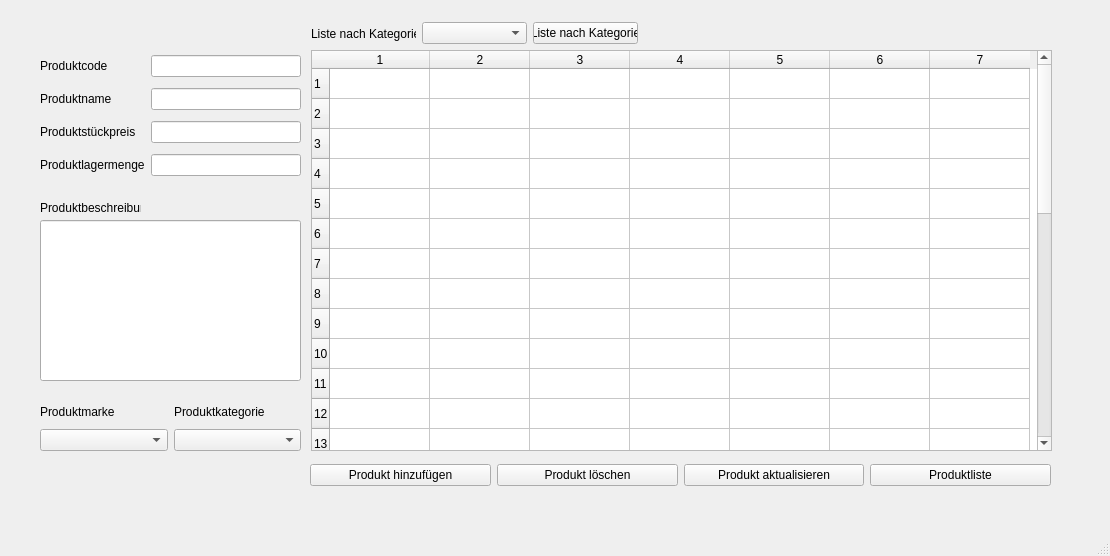
<?xml version="1.0" encoding="UTF-8"?>
<ui version="4.0">
 <class>MainWindow</class>
 <widget class="QMainWindow" name="MainWindow">
  <property name="geometry">
   <rect>
    <x>0</x>
    <y>0</y>
    <width>1110</width>
    <height>556</height>
   </rect>
  </property>
  <property name="windowTitle">
   <string>MainWindow</string>
  </property>
  <widget class="QWidget" name="centralwidget">
   <widget class="QLabel" name="label_5">
    <property name="geometry">
     <rect>
      <x>40</x>
      <y>200</y>
      <width>101</width>
      <height>16</height>
     </rect>
    </property>
    <property name="text">
     <string>Produktbeschreibung</string>
    </property>
   </widget>
   <widget class="QLineEdit" name="lneBschreibung">
    <property name="geometry">
     <rect>
      <x>40</x>
      <y>220</y>
      <width>261</width>
      <height>161</height>
     </rect>
    </property>
    <property name="text">
     <string/>
    </property>
   </widget>
   <widget class="QTableWidget" name="tblGros">
    <property name="geometry">
     <rect>
      <x>311</x>
      <y>50</y>
      <width>741</width>
      <height>401</height>
     </rect>
    </property>
    <property name="rowCount">
     <number>30</number>
    </property>
    <property name="columnCount">
     <number>7</number>
    </property>
    <row/>
    <row/>
    <row/>
    <row/>
    <row/>
    <row/>
    <row/>
    <row/>
    <row/>
    <row/>
    <row/>
    <row/>
    <row/>
    <row/>
    <row/>
    <row/>
    <row/>
    <row/>
    <row/>
    <row/>
    <row/>
    <row/>
    <row/>
    <row/>
    <row/>
    <row/>
    <row/>
    <row/>
    <row/>
    <row/>
    <column/>
    <column/>
    <column/>
    <column/>
    <column/>
    <column/>
    <column/>
   </widget>
   <widget class="QComboBox" name="cmbMarke_4">
    <property name="geometry">
     <rect>
      <x>700</x>
      <y>-249</y>
      <width>91</width>
      <height>20</height>
     </rect>
    </property>
   </widget>
   <widget class="QComboBox" name="cmbMarke_5">
    <property name="geometry">
     <rect>
      <x>926</x>
      <y>-293</y>
      <width>91</width>
      <height>20</height>
     </rect>
    </property>
   </widget>
   <widget class="QWidget" name="">
    <property name="geometry">
     <rect>
      <x>40</x>
      <y>50</y>
      <width>261</width>
      <height>131</height>
     </rect>
    </property>
    <layout class="QGridLayout" name="gridLayout">
     <item row="2" column="0">
      <widget class="QLabel" name="label_3">
       <property name="text">
        <string>Produktstückpreis</string>
       </property>
      </widget>
     </item>
     <item row="3" column="1">
      <widget class="QLineEdit" name="lneLager">
       <property name="text">
        <string/>
       </property>
      </widget>
     </item>
     <item row="1" column="0">
      <widget class="QLabel" name="label_2">
       <property name="text">
        <string>Produktname</string>
       </property>
      </widget>
     </item>
     <item row="3" column="0">
      <widget class="QLabel" name="label_4">
       <property name="text">
        <string>Produktlagermenge</string>
       </property>
      </widget>
     </item>
     <item row="1" column="1">
      <widget class="QLineEdit" name="lneName"/>
     </item>
     <item row="0" column="0">
      <widget class="QLabel" name="label">
       <property name="text">
        <string>Produktcode</string>
       </property>
      </widget>
     </item>
     <item row="0" column="1">
      <widget class="QLineEdit" name="lneCode"/>
     </item>
     <item row="2" column="1">
      <widget class="QLineEdit" name="lnePreis">
       <property name="text">
        <string/>
       </property>
      </widget>
     </item>
    </layout>
   </widget>
   <widget class="QWidget" name="">
    <property name="geometry">
     <rect>
      <x>310</x>
      <y>460</y>
      <width>741</width>
      <height>31</height>
     </rect>
    </property>
    <layout class="QHBoxLayout" name="horizontalLayout">
     <item>
      <widget class="QPushButton" name="btnHinzufgen">
       <property name="text">
        <string>Produkt hinzufügen</string>
       </property>
      </widget>
     </item>
     <item>
      <widget class="QPushButton" name="btnLoschen">
       <property name="text">
        <string>Produkt löschen</string>
       </property>
      </widget>
     </item>
     <item>
      <widget class="QPushButton" name="btnAktual">
       <property name="text">
        <string>Produkt aktualisieren</string>
       </property>
      </widget>
     </item>
     <item>
      <widget class="QPushButton" name="btnProduktListe">
       <property name="text">
        <string>Produktliste</string>
       </property>
      </widget>
     </item>
    </layout>
   </widget>
   <widget class="QWidget" name="">
    <property name="geometry">
     <rect>
      <x>40</x>
      <y>400</y>
      <width>261</width>
      <height>51</height>
     </rect>
    </property>
    <layout class="QGridLayout" name="gridLayout_2">
     <item row="0" column="0">
      <widget class="QLabel" name="label_6">
       <property name="text">
        <string>Produktmarke</string>
       </property>
      </widget>
     </item>
     <item row="0" column="1">
      <widget class="QLabel" name="label_7">
       <property name="text">
        <string>Produktkategorie</string>
       </property>
      </widget>
     </item>
     <item row="1" column="0">
      <widget class="QComboBox" name="cmbMarke">
       <property name="currentIndex">
        <number>-1</number>
       </property>
       <item>
        <property name="text">
         <string>Acer</string>
        </property>
       </item>
       <item>
        <property name="text">
         <string>Samsung</string>
        </property>
       </item>
       <item>
        <property name="text">
         <string>Apple</string>
        </property>
       </item>
       <item>
        <property name="text">
         <string>Oppo</string>
        </property>
       </item>
      </widget>
     </item>
     <item row="1" column="1">
      <widget class="QComboBox" name="cmbKategorie">
       <property name="currentIndex">
        <number>-1</number>
       </property>
       <item>
        <property name="text">
         <string>Telefon</string>
        </property>
       </item>
       <item>
        <property name="text">
         <string>Computer</string>
        </property>
       </item>
       <item>
        <property name="text">
         <string>Haushaltsgeräte</string>
        </property>
       </item>
      </widget>
     </item>
    </layout>
   </widget>
   <widget class="QWidget" name="">
    <property name="geometry">
     <rect>
      <x>311</x>
      <y>21</y>
      <width>327</width>
      <height>25</height>
     </rect>
    </property>
    <layout class="QHBoxLayout" name="horizontalLayout_2">
     <item>
      <widget class="QLabel" name="label_8">
       <property name="text">
        <string>Liste nach Kategorien</string>
       </property>
      </widget>
     </item>
     <item>
      <widget class="QComboBox" name="cmbNachKategorie">
       <property name="currentIndex">
        <number>-1</number>
       </property>
       <item>
        <property name="text">
         <string>Telefon</string>
        </property>
       </item>
       <item>
        <property name="text">
         <string>Computer</string>
        </property>
       </item>
       <item>
        <property name="text">
         <string>Haushaltsgeräte</string>
        </property>
       </item>
      </widget>
     </item>
     <item>
      <widget class="QPushButton" name="btnNachKategorie">
       <property name="text">
        <string>Liste nach Kategorie</string>
       </property>
      </widget>
     </item>
    </layout>
   </widget>
  </widget>
  <widget class="QMenuBar" name="menubar">
   <property name="geometry">
    <rect>
     <x>0</x>
     <y>0</y>
     <width>1110</width>
     <height>21</height>
    </rect>
   </property>
  </widget>
  <widget class="QStatusBar" name="statusbar"/>
 </widget>
 <resources/>
 <connections/>
</ui>
